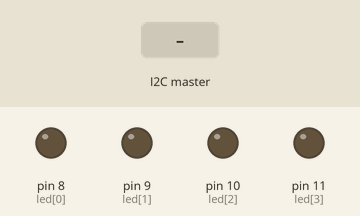
A sketch run on a simulated Arduino Uno, built with avr-gcc and run on an emulated ATmega328P. Shown: output pins drawn as LEDs (lit = HIGH). The inputs (shaded band) are chosen by the test bench.

Above: at 1.2 s.
1.3 s: the I2C master sends the byte 1
At 1.45 s:
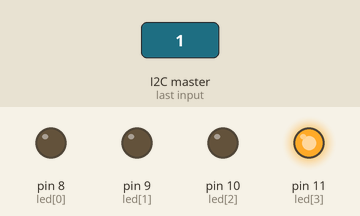
Timing chart, 0 to 4.3 s (numbered marks = the images above; inputs shaded):
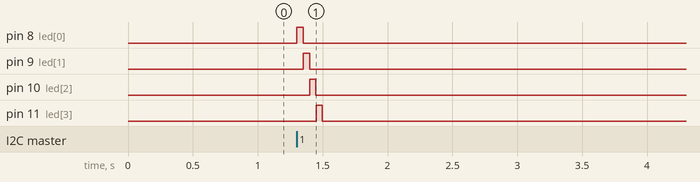

The sketch:

QuilcaEdison_DEBER_3.1_SE_esclavo3.ino
```cpp
/*UNIVERSIDAD TÉCNICA DEL NORTE
 * FACULTAD DE INGENIERÍA EN CIENCIAS APLICADAS
 * TEMA: Comunicación I2C
 * OBJETIVO: Mediante comunicación I2C configurar 1 maestro y 3 esclavos. Cada esclavo tendrá conectados 4 leds en sus salidas digitales, los cuales deberán encenderse de forma síncrona y ordenada.
 * Los leds del primer esclavo deberán entran en funcionamiento cuando se ingrese 'Cualquier caracter', luego cuando se ingrese otro 'Cualquier caracter 2' entrará en funcionamiento el esclavo 2,
 * y después cuando se ingrese otro 'Cualquier caracter 3' entrará en funcionamiento el esclavo 3.
 * NOMBRE: Quilca Edison
 * FECHA: 21 de noviembre del 2021
 * DEBER 3.1
  */

 ////////////////////////////////ESCLAVO 3/////////////////////////////

#include <Wire.h>                                      //librería i2c

char dato;                                             // variable de almacenamiento de dato de cx i2c
const int led[4]={8,9,10,11};                          // declaración de pines para leds
int i;                                                  // variable i para el for
void setup() {
  Wire.begin(3);                                        // id de esclavo
  Wire.onReceive(receiveEvent);                         // evento de recepción
  Serial.begin(9600);                                   // inicio de comunicación serial

  for(i=0;i<4;i++){                                     //declaración de pines como salidas/uso de for para recorrido
  pinMode(led[i],OUTPUT);
}}
void loop() {
  delay(200);                                           //tiempo de espera
}
void receiveEvent(int bytes){                           // método de recepción

  while(Wire.available()){                              //condición que verifica datos
    dato=Wire.read();                                   // lee datos almacenados

         for(i=0;i<4;i++){                             //uso de for para encendido de leds
            digitalWrite(led[i],LOW);
            delay(100);
             digitalWrite(led[i],HIGH);
            delay(10000);
             digitalWrite(led[i],LOW);
            delay(100);


        }}
    }
```

Measured:
- after the input at 1.3 s, pin 8 (led[0]): LOW → HIGH at once, → LOW 0.05 s later; pin 9 (led[1]): LOW → HIGH after 0.05 s, → LOW 0.05 s later; pin 10 (led[2]): LOW → HIGH after 0.10 s, → LOW 0.05 s later; pin 11 (led[3]): LOW → HIGH after 0.15 s, → LOW 0.05 s later
